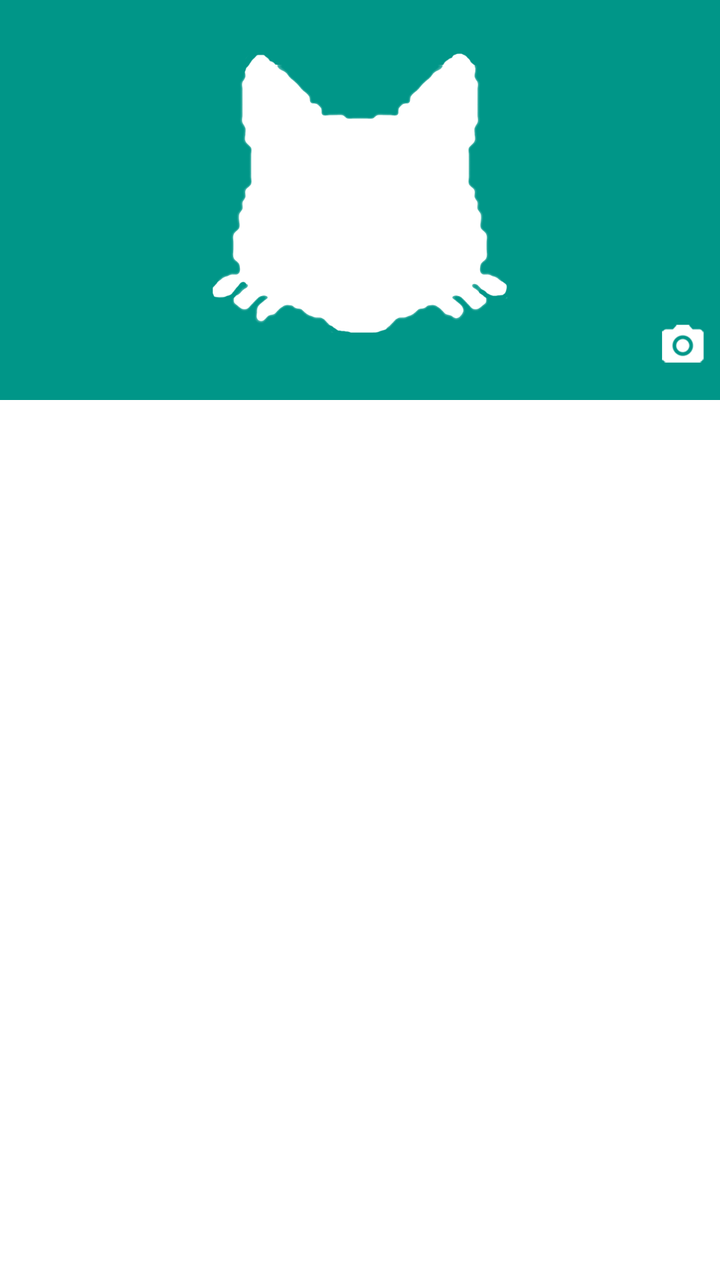
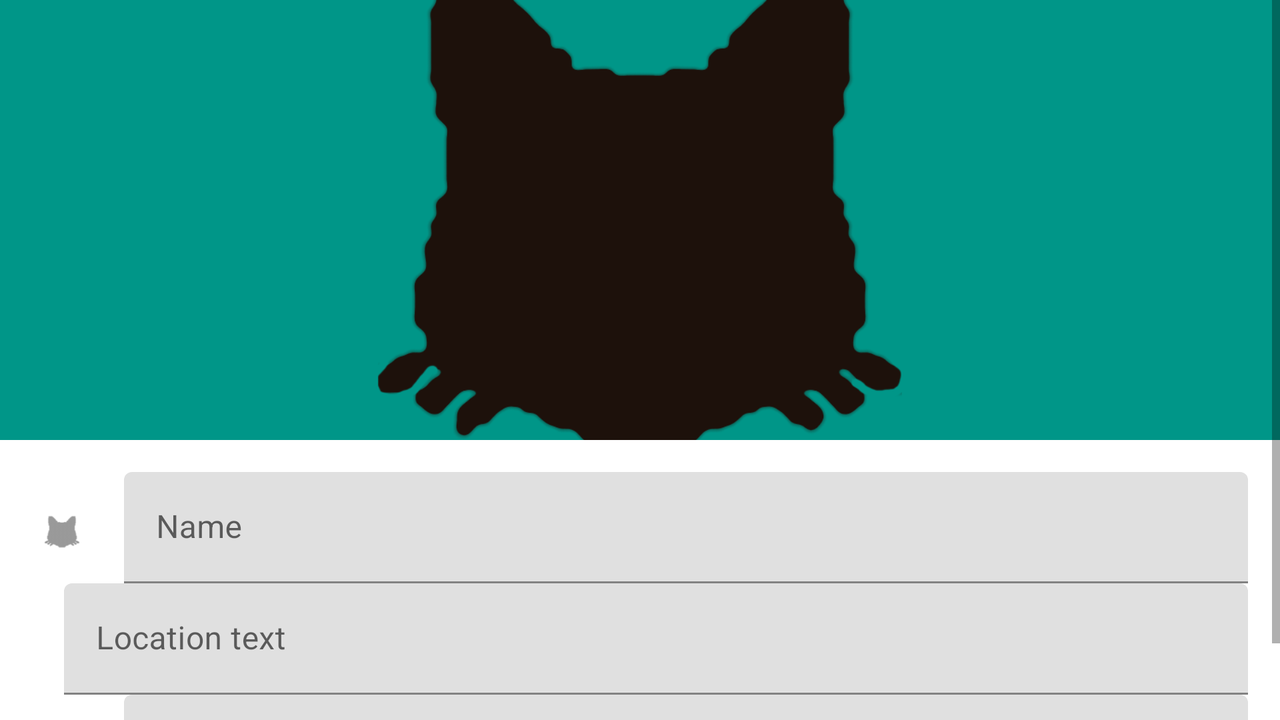

An Android layout and its configuration variant, each rendered on a device that would load it. The default file and the variant file are quoted in full after the pictures.
<!-- AndroidManifest.xml: application theme AppTheme -->
<!-- res/layout/new_animal.xml -->
<?xml version="1.0" encoding="utf-8"?>
<LinearLayout xmlns:android="http://schemas.android.com/apk/res/android"
    android:layout_width="match_parent"
    android:layout_height="match_parent">

    <ImageView
        android:id="@+id/animalImage"
        android:layout_width="match_parent"
        android:layout_height="wrap_content"
        android:background="@color/colorAnimal"
        android:src="@drawable/animal_no_image"
        android:tint="#ffffff" />
</LinearLayout>
<!-- resources referenced by this layout -->
<resources>
  <color name="colorAnimal">#009688</color>
  <!-- drawable animal_no_image: png bitmap (drawable-nodpi, 15181 bytes) -->
</resources>
<!-- res/layout-land/new_animal.xml (the author's variant of the layout above) -->
<!-- drawn on the phone turned sideways -->
<?xml version="1.0" encoding="utf-8"?>
<LinearLayout xmlns:android="http://schemas.android.com/apk/res/android"
    android:layout_width="fill_parent"
    android:layout_height="match_parent"
    android:orientation="vertical">

    <ScrollView
        android:layout_width="match_parent"
        android:layout_height="fill_parent"
        android:id="@+id/scrollView">

        <LinearLayout
            android:orientation="vertical"
            android:layout_width="match_parent"
            android:layout_height="fill_parent">

            <ImageView
                android:id="@+id/animalImage"
                android:layout_width="match_parent"
                android:layout_height="wrap_content"
                android:background="@color/colorAnimal"
                android:src="@drawable/animal_no_image"
                android:clickable="true"
                android:scaleType="centerCrop"
                android:maxHeight="220dp"
                android:adjustViewBounds="true" />

            <LinearLayout
                android:orientation="horizontal"
                android:layout_width="match_parent"
                android:layout_height="wrap_content"
                android:layout_marginLeft="@dimen/fab_margin"
                android:layout_marginRight="@dimen/fab_margin"
                android:layout_marginTop="@dimen/fab_margin">

                <ImageView
                    android:layout_width="wrap_content"
                    android:layout_height="wrap_content"
                    android:scaleType="fitCenter"
                    android:adjustViewBounds="true"
                    android:maxHeight="40dp"
                    android:paddingTop="10dp"
                    android:id="@+id/imageView"
                    android:src="@drawable/ic_animals"
                    android:tint="@android:color/tertiary_text_light"
                    android:layout_marginRight="@dimen/fab_margin"
                    android:layout_marginTop="5dp" />

                <android.support.design.widget.TextInputLayout
                    android:id="@+id/text_input_name"
                    android:layout_width="match_parent"
                    android:layout_height="wrap_content">

                    <android.support.design.widget.TextInputEditText
                        android:layout_width="fill_parent"
                        android:layout_height="wrap_content"
                        android:hint="@string/name_hint"
                        android:textColor="@color/black"
                        android:id="@+id/name" />
                </android.support.design.widget.TextInputLayout>

            </LinearLayout>

            <LinearLayout
                android:orientation="horizontal"
                android:layout_width="match_parent"
                android:layout_height="wrap_content"
                android:layout_marginLeft="@dimen/fab_margin"
                android:layout_marginRight="@dimen/fab_margin">

                <ImageView
                    android:layout_width="wrap_content"
                    android:layout_height="wrap_content"
                    android:adjustViewBounds="true"
                    android:maxHeight="40dp"
                    android:scaleType="fitCenter"
                    android:paddingTop="10dp"
                    android:id="@+id/imageView2"
                    android:src="@drawable/ic_nearby"
                    android:tint="@android:color/tertiary_text_light"
                    android:layout_marginRight="@dimen/fab_margin"
                    android:layout_marginTop="5dp" />

                <android.support.design.widget.TextInputLayout
                    android:id="@+id/text_input_location"
                    android:layout_width="match_parent"
                    android:layout_height="wrap_content">

                    <android.support.design.widget.TextInputEditText
                        android:layout_width="fill_parent"
                        android:layout_height="wrap_content"
                        android:hint="@string/location_text_hint"
                        android:textColor="@color/black"
                        android:id="@+id/locationText" />
                </android.support.design.widget.TextInputLayout>

            </LinearLayout>

            <LinearLayout
                android:orientation="horizontal"
                android:layout_width="match_parent"
                android:layout_height="wrap_content"
                android:layout_marginLeft="@dimen/fab_margin"
                android:layout_marginRight="@dimen/fab_margin">

                <ImageView
                    android:layout_width="wrap_content"
                    android:layout_height="wrap_content"
                    android:adjustViewBounds="true"
                    android:maxHeight="40dp"
                    android:paddingTop="10dp"
                    android:id="@+id/imageView3"
                    android:src="@drawable/ic_message_black_24dp"
                    android:tint="@android:color/tertiary_text_light"
                    android:layout_marginRight="@dimen/fab_margin"
                    android:layout_marginTop="5dp" />


                <android.support.design.widget.TextInputLayout
                    android:id="@+id/text_input_description"
                    android:layout_width="match_parent"
                    android:layout_height="wrap_content">

                    <android.support.design.widget.TextInputEditText
                        android:layout_width="match_parent"
                        android:layout_height="wrap_content"
                        android:inputType="textMultiLine"
                        android:ems="10"
                        android:id="@+id/description"
                        android:textColor="@color/black"
                        android:layout_gravity="center_horizontal"
                        android:hint="@string/description_hint" />
                </android.support.design.widget.TextInputLayout>
            </LinearLayout>

        </LinearLayout>
    </ScrollView>
</LinearLayout>
<!-- resources referenced by the variant -->
<!-- as the phone turned sideways resolves them -->
<resources>
  <color name="black">#000000</color>
  <color name="colorAnimal">#009688</color>
  <!-- from res/values-v14/ -->
  <dimen name="fab_margin">16dp</dimen>
  <!-- drawable animal_no_image: png bitmap (drawable-nodpi, 15181 bytes) -->
  <!-- drawable ic_animals: png bitmap (drawable-hdpi, 578 bytes) -->
  <!-- drawable ic_message_black_24dp: png bitmap (drawable-xxxhdpi, 1669 bytes) -->
  <string name="description_hint">Description</string>
  <string name="location_text_hint">Location text</string>
  <string name="name_hint">Name</string>
</resources>
